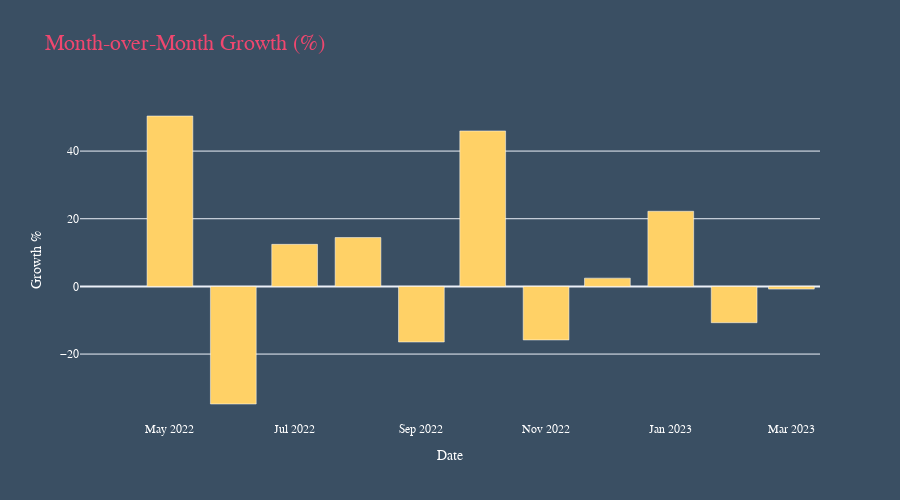

Here is the notebook cell this chart was saved with:
### Code cell
import pandas as pd
import plotly.express as px
from datetime import datetime

# Load data (same Excel file)
df = pd.read_excel(r'C:\Users\TUF\Desktop\Franz FIles\Balaji-Fast-Food-Sales-Cleaned.xlsx')
df['date'] = pd.to_datetime(df['date'], errors='coerce')
df.dropna(subset=['date', 'transaction_amount'], inplace=True)
df.rename(columns={
    'transaction_amount': 'Revenue',
    'item_type': 'Category'
}, inplace=True)

# Create month and quarter columns
df['Month'] = df['date'].dt.to_period('M').dt.to_timestamp()
df['Quarter'] = df['date'].dt.to_period('Q').dt.to_timestamp()

# Color palette for dark background
custom_colors = ['#ffd166', '#06d6a0', '#ef476f', '#118ab2', '#ffffff']

# GROWTH RATE
monthly = df.groupby('Month')['Revenue'].sum().reset_index()
monthly['Growth'] = monthly['Revenue'].pct_change() * 100
fig = px.bar(
    monthly, x='Month', y='Growth',
    title='Month-over-Month Growth (%)',
    color_discrete_sequence=custom_colors
)
fig.update_layout(
    template='plotly_white',
    height=500,
    xaxis_title='Date',
    yaxis_title='Growth %',
    title_font=dict(size=22, family='Arial', color=custom_colors[2]),
    font=dict(family='Arial', color='#fff'),
    plot_bgcolor='#3a4f63',
    paper_bgcolor='#3a4f63'
)
fig.write_html("monthly_sales_chart_growth_DUP.html")
fig.show()

### Figure 1 — Plotly figure (JSON) as saved in the notebook; plotly's stock layout.template omitted (floating-point values rounded to 4 significant figures)
{"data": [{"alignmentgroup": "True", "hovertemplate": "Month=%{x}<br>Growth=%{y}<extra></extra>", "legendgroup": "", "marker": {"color": "#ffd166", "pattern": {"shape": ""}}, "name": "", "offsetgroup": "", "orientation": "v", "showlegend": false, "textposition": "auto", "type": "bar", "x": ["2022-04-01T00:00:00", "2022-05-01T00:00:00", "2022-06-01T00:00:00", "2022-07-01T00:00:00", "2022-08-01T00:00:00", "2022-09-01T00:00:00", "2022-10-01T00:00:00", "2022-11-01T00:00:00", "2022-12-01T00:00:00", "2023-01-01T00:00:00", "2023-02-01T00:00:00", "2023-03-01T00:00:00"], "xaxis": "x", "y": [null, 50.37, -34.76, 12.43, 14.44, -16.43, 45.95, -15.82, 2.445, 22.21, -10.73, -0.8009], "yaxis": "y"}], "layout": {"barmode": "relative", "font": {"color": "#fff", "family": "Arial"}, "height": 500, "legend": {"tracegroupgap": 0}, "paper_bgcolor": "#3a4f63", "plot_bgcolor": "#3a4f63", "title": {"font": {"color": "#ef476f", "family": "Arial", "size": 22}, "text": "Month-over-Month Growth (%)"}, "xaxis": {"anchor": "y", "domain": [0, 1], "title": {"text": "Date"}}, "yaxis": {"anchor": "x", "domain": [0, 1], "title": {"text": "Growth %"}}}}
